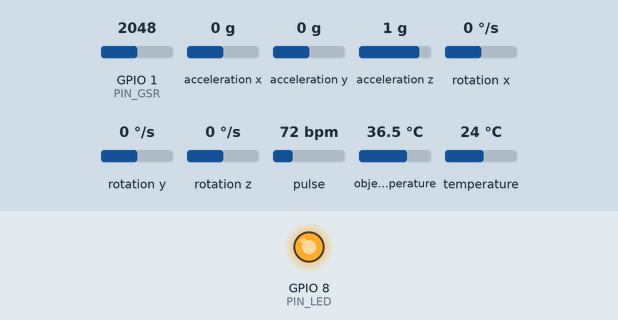
This sketch was run on a simulated ESP32-C3. Parts: output pins drawn as LEDs (lit = HIGH). The test bench sets the inputs (shaded band); at power-on: GPIO 1 (PIN_GSR) = 2048, acceleration x 0 g, acceleration y 0 g, acceleration z 1 g, rotation x 0 °/s, rotation y 0 °/s, rotation z 0 °/s, pulse 72 bpm, object temperature 36.5 °C, temperature 24 °C (analog values on the 0–4095 scale). What the sketch prints to the serial monitor is not drawn.

Above: at 2.5 s.
At 7.5 s:
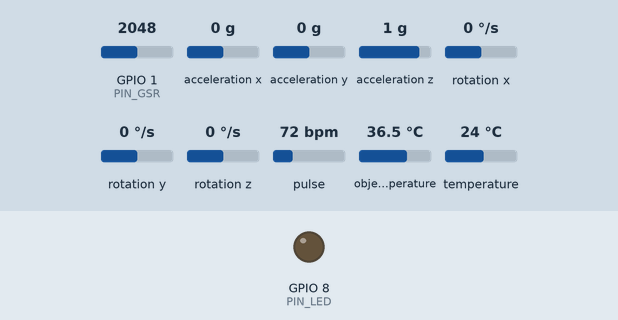
Timing chart, 0 to 13.0 s (numbered marks = the images above):
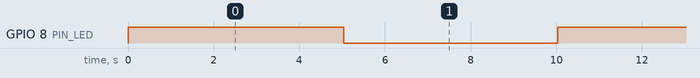

The sketch:

multi_sensor_alt.ino
```cpp
// ===========================================================================
// Wearable multi-sensor logger  —  ESP32-C3 Super Mini  —  ALTERNATIVE build
//
//   PPG  : GY-MAX30102        (I2C)  — IR channel used as the PPG signal
//   IMU  : GY-521 / MPU-6050  (I2C)  — accel + gyro (no magnetometer)
//   GSR  : Grove GSR v1.2      (analog)
//   TEMP : MLX90614 (GY-906)   (I2C)
//
// Drop-in alternative to ../multi_sensor/: it emits the IDENTICAL 15-column
// CSV stream, so pc/record.py needs no changes. To swap back, re-wire the
// original sensors and flash ../multi_sensor/. See README.md in this folder.
// ===========================================================================
#include <Arduino.h>
#include <Wire.h>
#include <math.h>
#include <MAX30105.h>            // SparkFun MAX3010x library (covers MAX30102)
#include <Adafruit_MPU6050.h>
#include <Adafruit_MLX90614.h>
#include "config.h"

MAX30105 ppgSensor;
Adafruit_MPU6050 mpu;
Adafruit_MLX90614 mlx;

static bool ppg_ok = false;
static bool mpu_ok = false;
static bool mlx_ok = false;

static const uint32_t PERIOD_US  = 1000000UL / SAMPLE_RATE_HZ;
static const uint32_t TEMP_DECIM = SAMPLE_RATE_HZ / TEMP_RATE_HZ;

static uint32_t seq        = 0;
static uint32_t next_us    = 0;
static uint32_t overruns   = 0;
static uint32_t tx_dropped = 0;

static uint32_t ppg_ir   = 0;   // most recent MAX30102 IR sample (held)
static float    temp_obj = NAN;
static float    temp_amb = NAN;

static uint32_t stats_last_ms  = 0;
static uint32_t stats_last_seq = 0;

static char line[256];

// Same column layout as the default sketch (note the differing PPG units and
// the absent magnetometer, called out for whoever reads the stream live).
void emitMeta() {
  Serial.println(F("# multi-sensor wearable logger (ALT: MAX30102 + MPU-6050)"));
  Serial.printf("# variant=max30102_mpu6050 sample_rate_hz=%d temp_rate_hz=%d\n",
                SAMPLE_RATE_HZ, TEMP_RATE_HZ);
  Serial.printf("# max30102=%s mpu6050=%s mlx90614=%s\n",
                ppg_ok ? "ok" : "MISSING", mpu_ok ? "ok" : "MISSING",
                mlx_ok ? "ok" : "MISSING");
  Serial.println(F("# units: ppg_raw=MAX30102 IR counts  gsr=adc_counts(0-4095)  "
                   "accel=m/s^2 gyro=rad/s  mag=nan(no magnetometer)  temp=degC  "
                   "t_us=micros"));
  Serial.println(F("# columns: t_us,seq,ppg_raw,gsr_raw,ax,ay,az,gx,gy,gz,mx,my,mz,"
                   "temp_obj_c,temp_amb_c"));
}

void setup() {
  // Match the default sketch: large USB TX buffer + non-blocking writes so the
  // sample clock never stalls on USB.
  Serial.setTxBufferSize(8192);
  Serial.begin(115200);
  Serial.setTxTimeoutMs(0);
  uint32_t t0 = millis();
  while (!Serial && (millis() - t0) < 2000) { delay(10); }

  pinMode(PIN_LED, OUTPUT);
  digitalWrite(PIN_LED, HIGH);  // off (active low)

  analogReadResolution(ADC_BITS);
  analogSetAttenuation(ADC_11db);

  // I2C up first on our pins; the library begin() calls reuse these pins.
  Wire.begin(PIN_SDA, PIN_SCL, I2C_FREQ_HZ);

  ppg_ok = ppgSensor.begin(Wire, I2C_SPEED_STANDARD);  // MAX30102 @ 0x57
  if (ppg_ok) {
    // powerLevel, sampleAverage, ledMode(2=Red+IR), sampleRate, pulseWidth, adcRange
    ppgSensor.setup(0x1F, 4, 2, 400, 411, 4096);
  }

  mpu_ok = mpu.begin(MPU_ADDR, &Wire);
  if (mpu_ok) {
    mpu.setAccelerometerRange(MPU6050_RANGE_4_G);
    mpu.setGyroRange(MPU6050_RANGE_500_DEG);
  }

  mlx_ok = mlx.begin(MLX_ADDR, &Wire);

  Wire.setClock(I2C_FREQ_HZ);  // re-assert 100 kHz for the MLX90614
  emitMeta();

  next_us       = micros();
  stats_last_ms = millis();
}

void loop() {
  uint32_t now = micros();
  if ((int32_t)(now - next_us) < 0) return;

  next_us += PERIOD_US;
  if ((int32_t)(micros() - next_us) > (int32_t)PERIOD_US) {
    overruns++;
    next_us = micros() + PERIOD_US;
  }

  uint32_t t_us = now;

  // --- PPG: drain the MAX30102 FIFO non-blocking, keep the most recent IR ---
  if (ppg_ok) {
    ppgSensor.check();                      // pull any new FIFO samples
    while (ppgSensor.available()) {
      ppg_ir = ppgSensor.getFIFOIR();
      ppgSensor.nextSample();
    }
  }

  int gsr = analogRead(PIN_GSR);

  float ax = NAN, ay = NAN, az = NAN;
  float gx = NAN, gy = NAN, gz = NAN;
  const float mx = NAN, my = NAN, mz = NAN; // MPU-6050 has no magnetometer
  if (mpu_ok) {
    sensors_event_t a, g, t;
    mpu.getEvent(&a, &g, &t);               // accel m/s^2, gyro rad/s
    ax = a.acceleration.x; ay = a.acceleration.y; az = a.acceleration.z;
    gx = g.gyro.x;         gy = g.gyro.y;         gz = g.gyro.z;
  }

  if (mlx_ok && (seq % TEMP_DECIM == 0)) {
    float o  = mlx.readObjectTempC();
    float am = mlx.readAmbientTempC();
    if (!isnan(o))  temp_obj = o;
    if (!isnan(am)) temp_amb = am;
  }

  int n = snprintf(line, sizeof(line) - 2,
    "%lu,%lu,%lu,%d,%.4f,%.4f,%.4f,%.4f,%.4f,%.4f,%.2f,%.2f,%.2f,%.2f,%.2f",
    (unsigned long)t_us, (unsigned long)seq, (unsigned long)ppg_ir, gsr,
    ax, ay, az, gx, gy, gz, mx, my, mz, temp_obj, temp_amb);
  if (n < 0) n = 0;
  if (n > (int)sizeof(line) - 2) n = sizeof(line) - 2;
  line[n++] = '\n';
  if (Serial.availableForWrite() >= n) {
    Serial.write((const uint8_t *)line, n);
  } else {
    tx_dropped++;
  }

  seq++;

  uint32_t ms = millis();
  if (ms - stats_last_ms >= STATS_PERIOD_MS) {
    float dt   = (ms - stats_last_ms) / 1000.0f;
    float rate = (seq - stats_last_seq) / dt;
    Serial.printf("# stats t_ms=%lu rate_hz=%.1f overruns=%lu txdrop=%lu seq=%lu\n",
                  (unsigned long)ms, rate, (unsigned long)overruns,
                  (unsigned long)tx_dropped, (unsigned long)seq);
    stats_last_ms  = ms;
    stats_last_seq = seq;
    digitalWrite(PIN_LED, !digitalRead(PIN_LED));
  }
}
```

config.h
```cpp
#pragma once
// ---------------------------------------------------------------------------
// ALTERNATIVE sensor set (temporary swap). Self-contained — the default
// sketch in ../multi_sensor/ is untouched.
//
//   PPG  : GY-MAX30102        (I2C 0x57)  replaces analog SEN0203
//   IMU  : GY-521 / MPU-6050  (I2C 0x68)  replaces ICM-20948 (6-DoF, no mag)
//   GSR  : Grove GSR v1.2      (analog)   unchanged
//   TEMP : MLX90614 / GY-906   (I2C 0x5A) unchanged
//
// It emits the SAME 15-column CSV as the default sketch, so pc/record.py works
// with no changes. Mapping into the existing columns:
//   * ppg_raw   <- MAX30102 IR channel (raw counts, NOT 0-4095)
//   * ax..gz    <- MPU-6050 accel (m/s^2) + gyro (rad/s)
//   * mx,my,mz  <- NaN (the MPU-6050 has no magnetometer)
// ---------------------------------------------------------------------------

// ---- Pin map (ESP32-C3 Super Mini) ----------------------------------------
// PPG is now on I2C, so the old analog PPG pin (GPIO0) is unused here.
#define PIN_GSR   1        // ADC1_CH1  <- Grove GSR analog "SIG" output

#define PIN_SDA   5        // shared I2C: MAX30102 + MPU-6050 + MLX90614
#define PIN_SCL   6
#define PIN_LED   8        // onboard LED (active LOW on most Super Minis)

// ---- I2C ------------------------------------------------------------------
// Still capped at 100 kHz for the MLX90614 (SMBus). MAX30102 + MPU-6050 are
// fine at 100 kHz. Addresses: MAX30102 0x57, MPU-6050 0x68, MLX90614 0x5A.
#define I2C_FREQ_HZ   100000UL
#define MPU_ADDR      0x68 // GY-521 default (0x69 if its AD0 pin is tied high)
#define MLX_ADDR      0x5A
// (MAX30102 address 0x57 is fixed inside the SparkFun library.)

// ---- Sampling -------------------------------------------------------------
#define SAMPLE_RATE_HZ   100   // base tick: PPG + GSR + IMU every tick
#define TEMP_RATE_HZ     2     // MLX90614 decimated read, value held
#define STATS_PERIOD_MS  5000

// ---- ADC ------------------------------------------------------------------
#define ADC_BITS   12          // ESP32-C3 ADC is 12-bit -> 0..4095
```

Measured:
- by itself, GPIO 8 (PIN_LED): alternates HIGH for 5.0 s and LOW for 5.0 s
